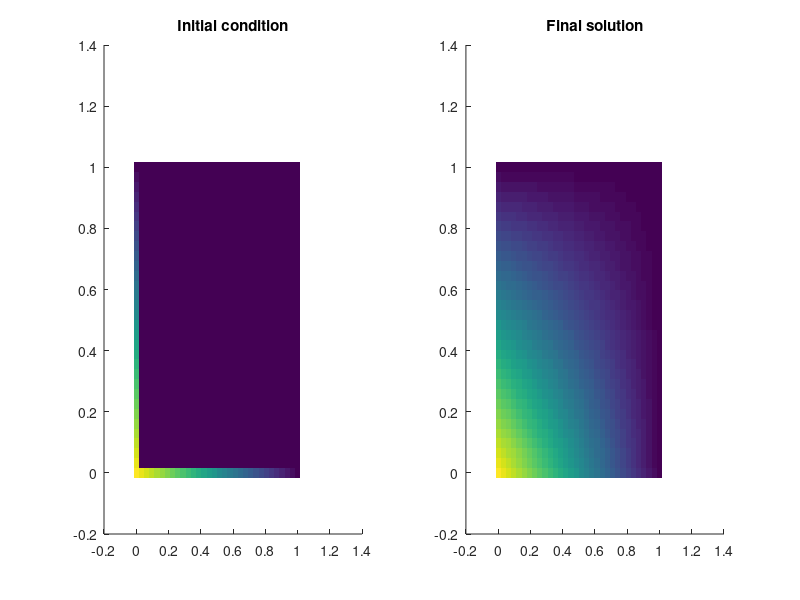

This figure's MATLAB source:
% Jacobi solver for Laplace equation
% 07/07/2023 A. Roccon
% Remark: code written assuming dx=dy, bear this in mind if changing lx or
% ly or the grid resolution.
clear all

%input parameters
nx=32;
ny=nx;
lx=1.0;
ly=1.0;
max_err=1.e-4;
max_iter=10000;
err=2.0d0;
dx=lx/(nx-1);
dy=ly/(ny-1);
x=zeros(nx,1);
y=zeros(ny,1);



for i=1:nx-1
    x(i+1)=x(i)+dx;
end
for j=1:ny-1
    y(j+1)=y(j)+dy;
end
    

% start
A=zeros(nx,ny);
A0=zeros(nx,ny);
An=zeros(nx,ny);

%Boundary conditions (temperature gradient on left and bottom sides).
for i=1:nx
  A(i,1)=double(i-1)/double(nx-1);
end
for j=1:ny
  A(nx,j)=double(ny-j)/double(ny-1);
end

% Store initial condition (just to check)
A0=A;

iter=1;
while ((err >= max_err) && ( iter <= max_iter))
  for i=2:nx-1
    for j=2:ny-1
       An(i,j)=0.25*(A(i+1,j)+A(i-1,j)+A(i,j+1)+A(i,j-1));
    end
  end
  % Compute error
  err=0.0d0;
  for i=2:nx-1
     for j=2:ny-1
       err = max(abs(An(i,j) - A(i,j)),err);
       A(i,j) = An(i,j);
     end
  end
  iter = iter+1;
end

figure(1)
subplot(1,2,1)
hold on
imagesc(x,flipud(y),A0);
title('Initial condition')
hold off


subplot(1,2,2)
hold on
title('Final solution')
imagesc(x,flipud(y),A);
hold off

